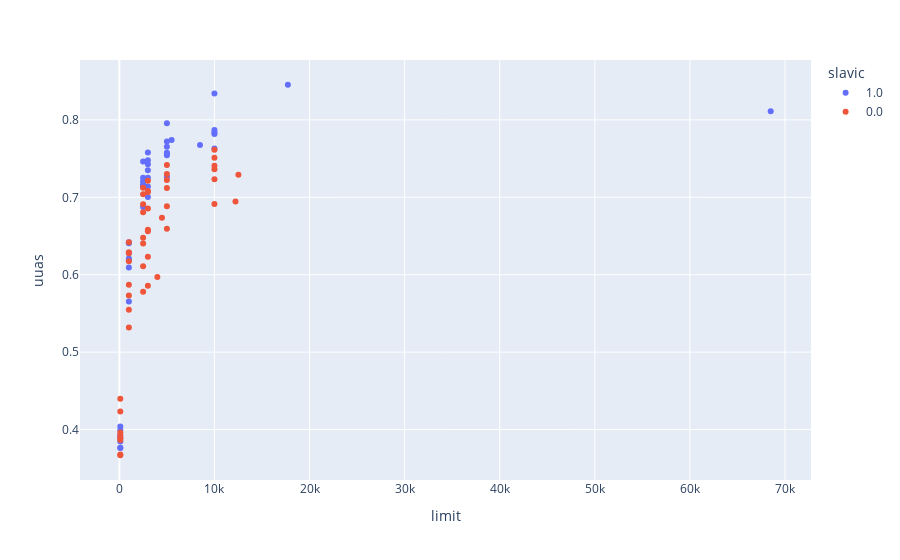

Notebook code cell kept with this figure:
### Code cell
fig = px.scatter(data_frame=df_avg, x="limit", y="uuas", color="slavic", hover_data=["train"])
fig.show()

### Figure 1 — Plotly figure (JSON) as saved in the notebook; plotly's stock layout.template omitted (floating-point values rounded to 4 significant figures)
{"data": [{"customdata": [["be"], ["be"], ["be"], ["be"], ["be"], ["be"], ["cs"], ["cs"], ["cs"], ["cs"], ["cs"], ["cs"], ["cs"], ["pl"], ["pl"], ["pl"], ["pl"], ["pl"], ["pl"], ["pl"], ["ru"], ["ru"], ["ru"], ["ru"], ["ru"], ["ru"], ["slk"], ["slk"], ["slk"], ["slk"], ["slk"], ["slk"], ["slv"], ["slv"], ["slv"], ["slv"], ["slv"], ["slv"], ["uk"], ["uk"], ["uk"], ["uk"], ["uk"], ["uk"]], "hovertemplate": "slavic=1.0<br>limit=%{x}<br>uuas=%{y}<br>train=%{customdata[0]}<extra></extra>", "legendgroup": "1.0", "marker": {"color": "#636efa", "symbol": "circle"}, "mode": "markers", "name": "1.0", "orientation": "v", "showlegend": true, "type": "scatter", "x": [100, 1000, 2500, 3000, 5000, 10000, 100, 1000, 2500, 3000, 5000, 10000, 68494, 100, 1000, 2500, 3000, 5000, 10000, 17722, 100, 1000, 2500, 3000, 5000, 10000, 100, 1000, 2500, 3000, 5000, 8482, 100, 1000, 2500, 3000, 5000, 10000, 100, 1000, 2500, 3000, 5000, 5495], "xaxis": "x", "y": [0.376, 0.6095, 0.6876, 0.7003, 0.7265, 0.7629, 0.3993, 0.6418, 0.7208, 0.7252, 0.7566, 0.7817, 0.8112, 0.3846, 0.5654, 0.7463, 0.7577, 0.7957, 0.8341, 0.8454, 0.3766, 0.6209, 0.7253, 0.7479, 0.7652, 0.7871, 0.3895, 0.628, 0.713, 0.7139, 0.7542, 0.7677, 0.4038, 0.6405, 0.715, 0.7349, 0.7576, 0.7837, 0.3928, 0.6185, 0.7169, 0.7428, 0.7723, 0.7741], "yaxis": "y"}, {"customdata": [["de"], ["de"], ["de"], ["de"], ["de"], ["de"], ["en"], ["en"], ["en"], ["en"], ["en"], ["en"], ["es"], ["es"], ["es"], ["es"], ["es"], ["es"], ["fi"], ["fi"], ["fi"], ["fi"], ["fi"], ["fi"], ["fi"], ["fr"], ["fr"], ["fr"], ["fr"], ["fr"], ["fr"], ["id"], ["id"], ["id"], ["id"], ["id"], ["lv"], ["lv"], ["lv"], ["lv"], ["lv"], ["lv"], ["lv"], ["zh"], ["zh"], ["zh"], ["zh"], ["zh"]], "hovertemplate": "slavic=0.0<br>limit=%{x}<br>uuas=%{y}<br>train=%{customdata[0]}<extra></extra>", "legendgroup": "0.0", "marker": {"color": "#EF553B", "symbol": "circle"}, "mode": "markers", "name": "0.0", "orientation": "v", "showlegend": true, "type": "scatter", "x": [100, 1000, 2500, 3000, 5000, 10000, 100, 1000, 2500, 3000, 5000, 10000, 100, 1000, 2500, 3000, 5000, 10000, 100, 1000, 2500, 3000, 5000, 10000, 12215, 100, 1000, 2500, 3000, 5000, 10000, 100, 1000, 2500, 3000, 4481, 100, 1000, 2500, 3000, 5000, 10000, 12520, 100, 1000, 2500, 3000, 3996], "xaxis": "x", "y": [0.3887, 0.6175, 0.7122, 0.7213, 0.7417, 0.7613, 0.3963, 0.6278, 0.6806, 0.6855, 0.7119, 0.7361, 0.4397, 0.6291, 0.6909, 0.7068, 0.7224, 0.7407, 0.3668, 0.5546, 0.6108, 0.6231, 0.6593, 0.6915, 0.6947, 0.4231, 0.6418, 0.7039, 0.7082, 0.7302, 0.7512, 0.3918, 0.587, 0.6477, 0.6581, 0.6734, 0.3678, 0.5732, 0.6403, 0.6562, 0.6884, 0.7233, 0.729, 0.3864, 0.5317, 0.5779, 0.5858, 0.5969], "yaxis": "y"}], "layout": {"legend": {"title": {"text": "slavic"}, "tracegroupgap": 0}, "margin": {"t": 60}, "xaxis": {"anchor": "y", "domain": [0, 1], "title": {"text": "limit"}}, "yaxis": {"anchor": "x", "domain": [0, 1], "title": {"text": "uuas"}}}}
